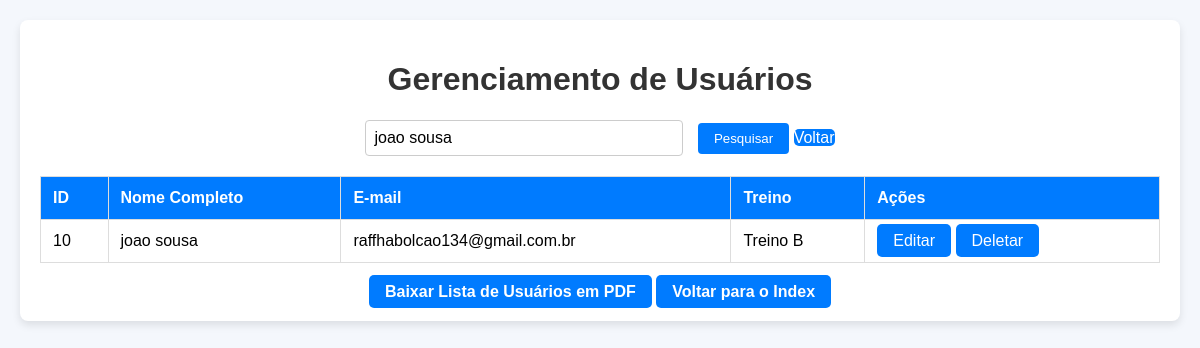
/crud.php?pesquisa=joao sousa, run on the app's committed database.
### tables this page shows
CREATE TABLE `treinos` (
  `id` int(11) NOT NULL,
  `usuario_id` int(11) NOT NULL,
  `tipo_treino` enum('Treino A','Treino B','Treino C') NOT NULL
);

CREATE TABLE `informacoes` (
  `usuario_id` int(11) NOT NULL,
  `Nome_Completo` varchar(60) DEFAULT NULL,
  `Data_de_Nascimento` date DEFAULT NULL,
  `Sexo` varchar(20) DEFAULT NULL,
  `Nome_Materno` varchar(60) DEFAULT NULL,
  `CPF` varchar(15) DEFAULT NULL,
  `E_mail` varchar(40) DEFAULT NULL,
  `Telefone_Celular` varchar(15) DEFAULT NULL,
  `Telefone_Fixo` varchar(15) DEFAULT NULL,
  `Endereço_Completo` varchar(40) DEFAULT NULL,
  `Login` varchar(40) DEFAULT NULL,
  `Senha` varchar(255) DEFAULT NULL
);

### crud.php (the view, shortened to what this page needs)
<?php
$host = 'localhost';
$dbname = 'forjfacul';
$username = 'root';
$password = '';
try {
    $pdo = new PDO("mysql:host=$host;dbname=$dbname", $username, $password);
    $pdo->setAttribute(PDO::ATTR_ERRMODE, PDO::ERRMODE_EXCEPTION);
    $pesquisa = isset($_GET['pesquisa']) ? $_GET['pesquisa'] : '';
    if ($pesquisa) {
        $sql = "SELECT i.usuario_id, i.Nome_Completo, i.E_mail, t.tipo_treino
                FROM informacoes i
                LEFT JOIN treinos t ON i.usuario_id = t.usuario_id
                WHERE i.Nome_Completo LIKE :pesquisa
                OR i.E_mail LIKE :pesquisa
                OR t.tipo_treino LIKE :pesquisa";
        $stmt = $pdo->prepare($sql);
        $stmt->execute(['pesquisa' => '%' . $pesquisa . '%']);
    } else {
        $sql = "SELECT i.usuario_id, i.Nome_Completo, i.E_mail, t.tipo_treino
                FROM informacoes i
                LEFT JOIN treinos t ON i.usuario_id = t.usuario_id";
        $stmt = $pdo->query($sql);
    }
    $usuarios = $stmt->fetchAll(PDO::FETCH_ASSOC);
} catch (PDOException $e) {
    echo "Erro: " . $e->getMessage();
    exit();
}
?>
<!DOCTYPE html>
<html lang="pt-BR">
<head>
</head>
<body>
    <div class="container">
        <h1>Gerenciamento de Usuários</h1>
        <div class="search-box">
            <form method="get">
                <input type="text" name="pesquisa" placeholder="Pesquisar por nome, e-mail ou treino" value="<?php echo htmlspecialchars($pesquisa); ?>">
                <button type="submit">Pesquisar</button>
                <?php if ($pesquisa): ?>
                    <a href="crud.php" class="btn-clear">Voltar</a>
                <?php endif; ?>
            </form>
        </div>
        <table>
            <thead>
                <tr>
                    <th>ID</th>
                    <th>Nome Completo</th>
                    <th>E-mail</th>
                    <th>Treino</th>
                    <th>Ações</th>
                </tr>
            </thead>
            <tbody>
                <?php if (count($usuarios) > 0): ?>
                    <?php foreach ($usuarios as $usuario): ?>
                        <tr>
                            <td><?php echo htmlspecialchars($usuario['usuario_id']); ?></td>
                            <td><?php echo htmlspecialchars($usuario['Nome_Completo']); ?></td>
                            <td><?php echo htmlspecialchars($usuario['E_mail']); ?></td>
                            <td><?php echo htmlspecialchars($usuario['tipo_treino'] ?? 'Nenhum treino'); ?></td>
                            <td>
                                <a href="edit.php?id=<?php echo $usuario['usuario_id']; ?>" class="btn">Editar</a>
                                <a href="crud.php?delete_id=<?php echo $usuario['usuario_id']; ?>" class="btn" onclick="return confirm('Tem certeza que deseja deletar este registro?');">Deletar</a>
                            </td>
                        </tr>
                    <?php endforeach; ?>
                <?php else: ?>
                    <tr>
                        <td colspan="5" style="text-align: center;">Nenhum resultado encontrado.</td>
                    </tr>
                <?php endif; ?>
            </tbody>
        </table>
        <div class="message">
        <a href="generate_pdf.php" class="btn">Baixar Lista de Usuários em PDF</a>
            <a href="admin_index.php" class="btn">Voltar para o Index</a>
        </div>
    </div>
</body>
</html>

### crud.php (style rules this page uses)
body { font-family: Arial, sans-serif; background-color: #f4f7fc; margin: 0; padding: 20px; }
h1 { color: #333; text-align: center; }
.container { max-width: 1200px; margin: 0 auto; padding: 20px; background-color: white; box-shadow: 0 4px 8px rgba(0, 0, 0, 0.1); border-radius: 8px; }
table { width: 100%; border-collapse: collapse; margin-top: 20px; }
table, th, td { border: 1px solid #ddd; }
th, td { padding: 12px; text-align: left; }
th { background-color: #007bff; color: white; }
a { text-decoration: none; color: #007bff; }
.btn { background-color: #007bff; color: white; padding: 8px 16px; border: none; border-radius: 5px; cursor: pointer; text-decoration: none; }
.message { text-align: center; margin-top: 20px; }
.message a { text-decoration: none; font-weight: bold; }
.search-box { margin-bottom: 20px; text-align: center; }
.search-box input[type="text"] { padding: 8px; width: 300px; font-size: 16px; margin-right: 10px; border-radius: 4px; border: 1px solid #ccc; }
.search-box button { padding: 8px 16px; background-color: #007bff; color: white; border: none; border-radius: 4px; cursor: pointer; }
.search-box .btn-clear { background-color: #007bff; color: white; border: none; border-radius: 5px; cursor: pointer; }

### data on the page
treinos: usuario.usuario_id "10", usuario.Nome_Completo "joao sousa", usuario.E_mail "raffhabolcao134@gmail.com.br", tipo_treino "Treino B"
